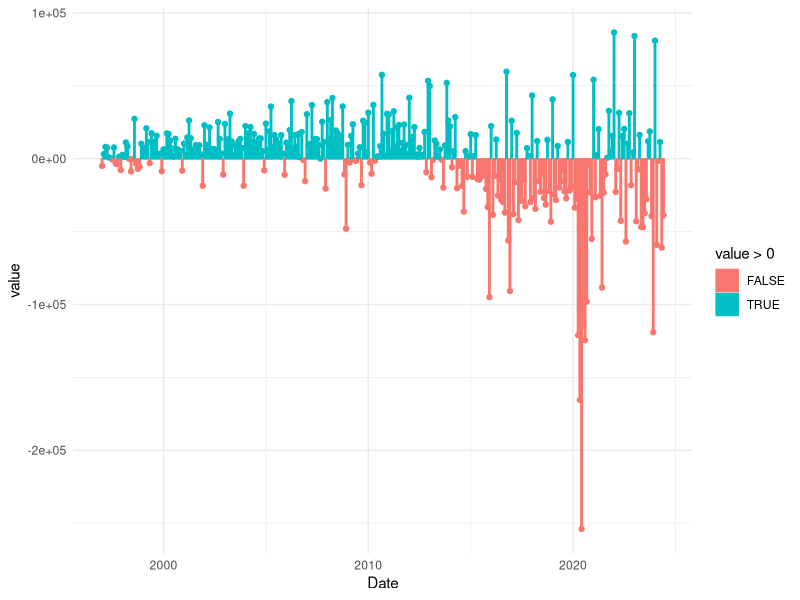
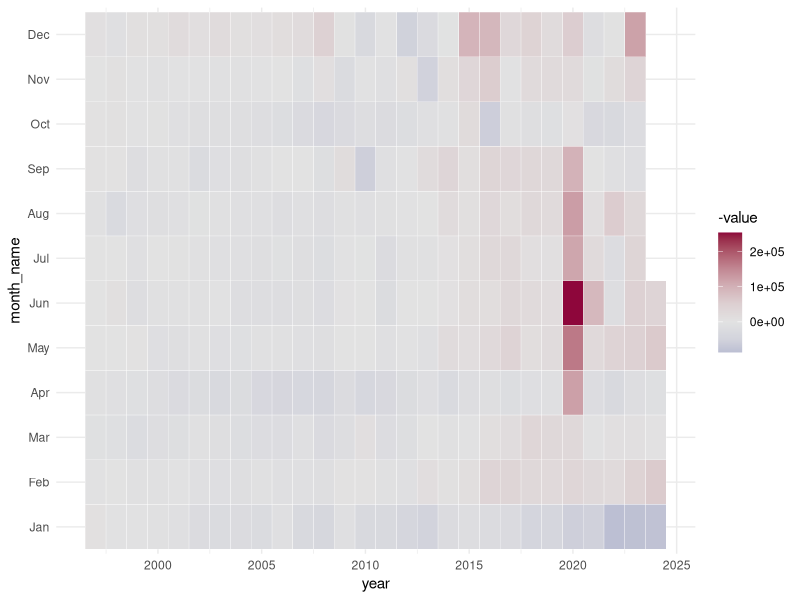
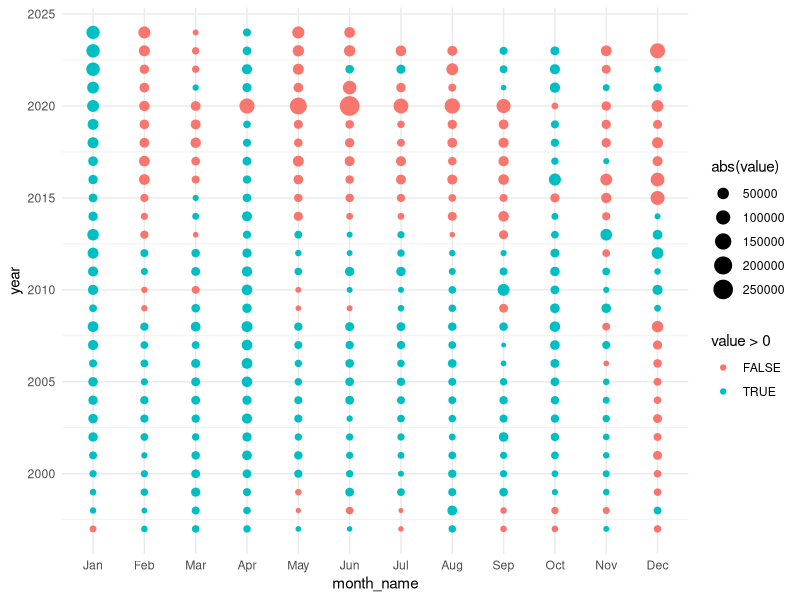

Generate these figures, in order, with R: (Note: this script raises an error after producing the figures.)
library(tidyverse)
library(readxl)
library(lubridate)
library(colorspace)
library(zoo)

Sys.setlocale(locale = "pt-BR")
#readxl::excel_sheets('./data/sh-rtn.xlsx')
raw_data <- read_excel('./data/sh-rtn.xlsx', sheet = "1.1-A", skip = 4)

data_010 <- raw_data %>% 
  gather(-1, key = "Date", value = "value") %>%
  mutate(Date = as.Date(as.numeric(Date), origin = "1899-12-30"))

result <- data_010 %>%
  filter(Discriminação == "5. RESULTADO PRIMÁRIO GOVERNO CENTRAL - ACIMA DA LINHA (3 - 4)") %>%
  select(-1) %>%
  mutate(month = lubridate::month(Date),
         month_name = lubridate::month(Date, label = T),
         year = lubridate::year(Date))

ggplot(result, aes(x = Date, y = value, 
                   color = value > 0,
                   fill = value > 0)) +
  geom_point() +
  geom_col() +
  theme_minimal()

ggplot(result, aes(x = year, y = month_name, fill = -value))+
                   #fill = value > 0, alpha = abs(value))) +
  geom_tile(color = "white") +
  scale_fill_continuous_diverging(palette = "Blue-Red") +
  theme_minimal()

ggplot(result, aes(
  x = month_name, 
  y = year, 
  color = value > 0, 
  size = abs(value)) ) +
  #fill = value > 0, alpha = abs(value))) +
  geom_point() +
  theme_minimal()


reslt_acum <- result %>%
  mutate(
    tot = cumsum(value),
    tot12m = 
  )

ggplot(reslt_acum) +
  geom_line(aes(x = Date, y = value))
